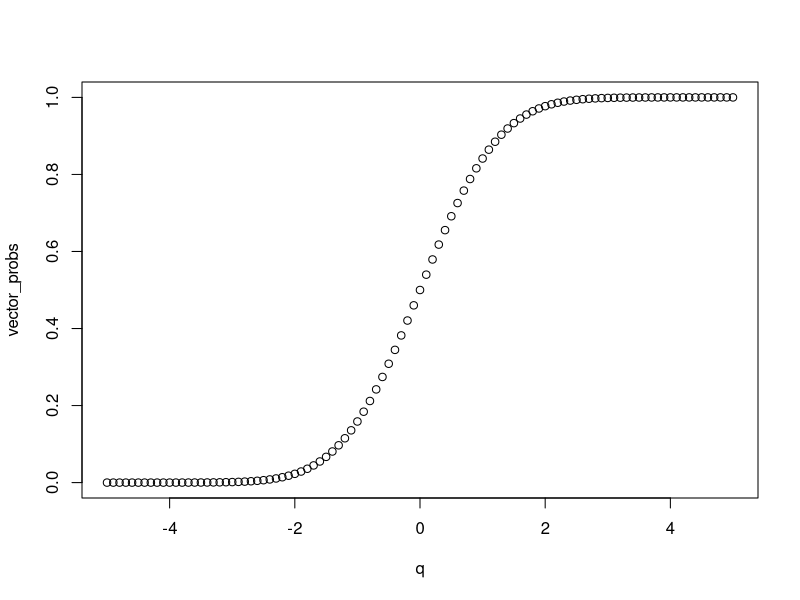
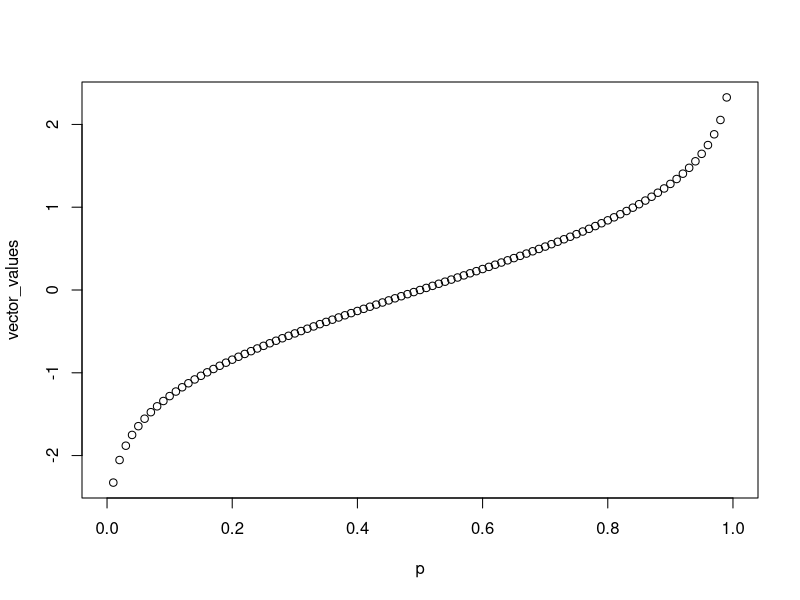
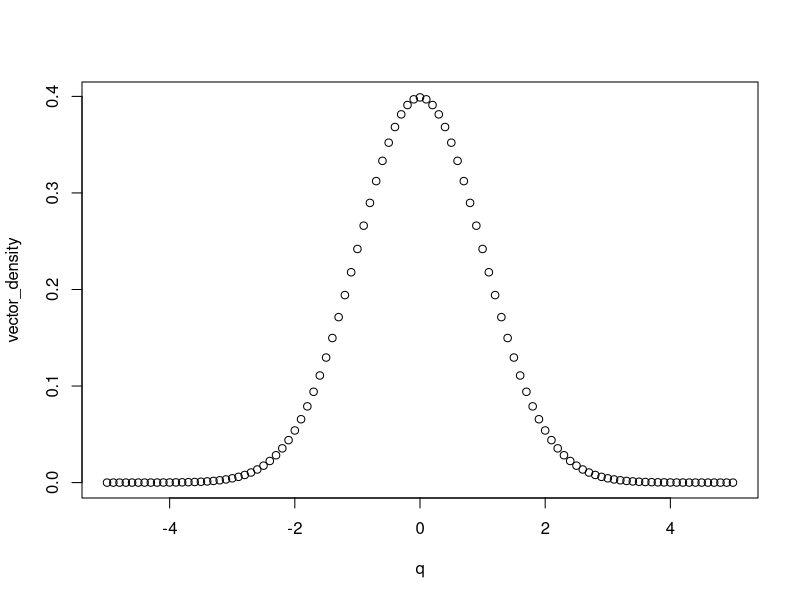

These figures' R source, in order:
###Query distributions and probabilities### slide 12
#For the standard normal distribution mean = 0, sd = 1
#Plot the cumulative distribution function in the range -5, 5
q = seq(-5, 5, 0.1) # make a vector from -5 to 5 in increments of 1
vector_probs <- pnorm(q, mean = 0, sd = 1) #creates a vector of probabilities
plot(x = q, y = vector_probs)
#this shows you for any value of q, what is the probability of any value up to q occurring
#e.g. a t-test uses this info because you are asking what is the probability of q being between these two values
#e.g. > 2 SDs (the packages will do this for you)

#Plot the inverse cumulative distribution function for quantiles in 0.01 increment.
#p is a vector of probabilities (so must be between 0 and 1)
p = seq(0,1,0.01)
vector_values <- qnorm(p, mean = 0, sd = 1)
plot (x = p, y = vector_values)

#Plot the density function in the range -5, 5
vector_density <- dnorm(q, mean = 0, sd = 1)
plot(x = q, y = vector_density)
#less intuitive to understand!

#For more explanations see https://en.wikipedia.org/wiki/Normal_distribution

#What is the probability of observing a value greater than 2

prob <- 1 - pnorm(2, mean = 0, sd = 1)
prob 
#What is the probability of observing a value between -2 and 2?
prob_2 <- pnorm(2, mean = 0, sd = 1) - pnorm(-2, mean = 0, sd = 1)
prob_2

#What is the probability of observing a value more extreme than -2 or 2?
prob_3 <- 1 - (pnorm(2, mean = 0, sd = 1) - pnorm(-2, mean = 0, sd = 1))
prob_3

